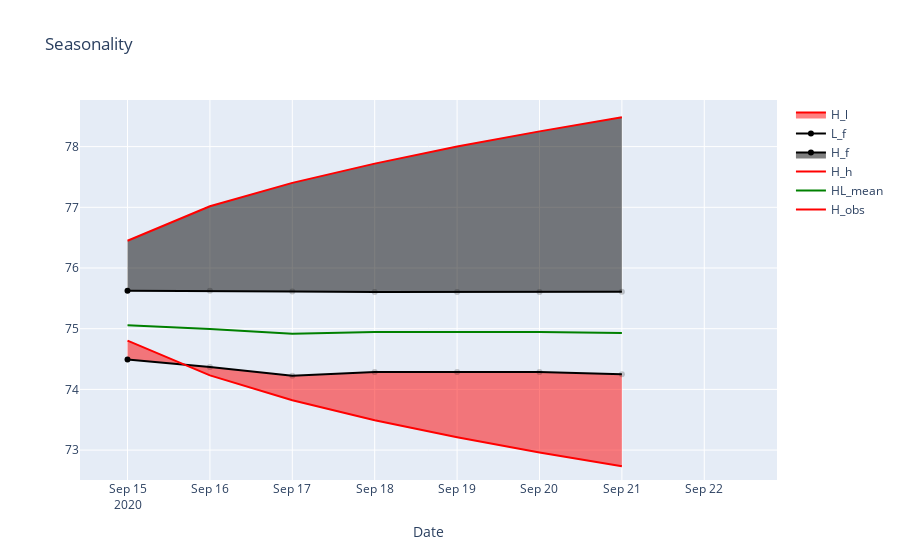

Notebook code cell kept with this figure:
### Code cell
# Graph_frcst_high
from plotly.offline import download_plotlyjs, init_notebook_mode, plot, iplot
import plotly
import plotly.graph_objs as go

init_notebook_mode(connected=True)
# создаем traces для визуализации
trace0 = go.Scatter(
    x=list(y.index),
    y=list(y['High'].values),
#     mode = 'markers+lines',
    name = 'H_obs',
    line=dict(
                color="Red",
                width=2,
#                 dash="dashdot",
            ),
#     fill = 'toself',
    
)

trace1 = go.Scatter(
    x=list(pred_uc.predicted_mean.index),
    y=list(((pred_uc.predicted_mean + pred_uc2.predicted_mean)/2).values),
    mode = 'lines',
    name = 'HL_mean',
    line=dict(
                color="Green",
                width=2,
#                 dash="dashdot",
            ),
#     fillcolor="LightSalmon",
#     fill = 'toself',
#     fill='tozeroy',
#     fill='tonexty',
)

trace2 = go.Scatter(
    x=list(pred_ci.index),
    y=list(pred_ci.iloc[:, 1].values),
    mode = 'lines',
    name = 'H_h',
    line=dict(
                color="Red",
                width=2,
#                 dash="dashdot",
            ),
#     fillcolor="LightSalmon",
#     fill = 'toself',
#     fill='tozeroy',
#     fill='tonexty',
)

trace3 = go.Scatter(
    x=list(pred_uc.predicted_mean.index),
    y=list(pred_uc.predicted_mean.values),
#     mode = 'markers+lines',
    name = 'H_f',
    line=dict(
                color="black",
                width=2,
#                 dash="dashdot",
            ),
#     fillcolor="LightSalmon",
#     fill = 'toself',
    fill='tonexty',
    
)

trace4 = go.Scatter(
    x=list(pred_uc2.predicted_mean.index),
    y=list(pred_uc2.predicted_mean.values),
#     mode = 'markers+lines',
    name = 'L_f',
    line=dict(
                color="black",
                width=2,
#                 dash="dashdot",
            ),
#     fillcolor="LightSalmon",
#     fill = 'toself',
#     fill='tonexty',
    
)

trace5 = go.Scatter(
    x=list(pred_ci.index),
    y=list(pred_ci.iloc[:, 0].values),
    mode = 'lines',
    name = 'H_l',
    line=dict(
                color="Red",
                width=2,
#                 dash="dashdot",
            ),
#     fill = 'toself',
    fill='tonexty',
)

# создаем массив с данными и задаем title для графика и оси x в layout
data = [trace0, trace1, trace2, trace3, trace4, trace5]
layout = {'title': 'Seasonality', 'xaxis': {'title': 'Date'}}

# создаем объект Figure и визуализируем его
fig = go.Figure(data=data, layout=layout)
# iplot(fig, show_link=False)
iplot(fig)

### Figure 1 — Plotly figure (JSON) as saved in the notebook; plotly's stock layout.template omitted (floating-point values rounded to 4 significant figures)
{"data": [{"line": {"color": "Red", "width": 2}, "name": "H_obs", "selectedpoints": [], "type": "scatter", "x": ["2020-07-21T00:00:00", "2020-07-22T00:00:00", "2020-07-23T00:00:00", "2020-07-24T00:00:00", "2020-07-25T00:00:00", "2020-07-26T00:00:00", "2020-07-27T00:00:00", "2020-07-28T00:00:00", "2020-07-29T00:00:00", "2020-07-30T00:00:00", "2020-07-31T00:00:00", "2020-08-01T00:00:00", "2020-08-02T00:00:00", "2020-08-03T00:00:00", "2020-08-04T00:00:00", "2020-08-05T00:00:00", "2020-08-06T00:00:00", "2020-08-07T00:00:00", "2020-08-08T00:00:00", "2020-08-09T00:00:00", "2020-08-10T00:00:00", "2020-08-11T00:00:00", "2020-08-12T00:00:00", "2020-08-13T00:00:00", "2020-08-14T00:00:00", "2020-08-15T00:00:00", "2020-08-16T00:00:00", "2020-08-17T00:00:00", "2020-08-18T00:00:00", "2020-08-19T00:00:00", "2020-08-20T00:00:00", "2020-08-21T00:00:00", "2020-08-22T00:00:00", "2020-08-23T00:00:00", "2020-08-24T00:00:00", "2020-08-25T00:00:00", "2020-08-26T00:00:00", "2020-08-27T00:00:00", "2020-08-28T00:00:00", "2020-08-29T00:00:00", "2020-08-30T00:00:00", "2020-08-31T00:00:00", "2020-09-01T00:00:00", "2020-09-02T00:00:00", "2020-09-03T00:00:00", "2020-09-04T00:00:00", "2020-09-05T00:00:00", "2020-09-06T00:00:00", "2020-09-07T00:00:00", "2020-09-08T00:00:00", "2020-09-09T00:00:00", "2020-09-10T00:00:00", "2020-09-11T00:00:00", "2020-09-12T00:00:00", "2020-09-13T00:00:00", "2020-09-14T00:00:00"], "y": [71.49, 71.2, 71.6, 71.97, 71.97, 71.97, 71.9, 72.65, 72.58, 73.76, 74.39, 74.39, 74.39, 74.53, 74.01, 73.49, 73.59, 73.89, 73.89, 73.89, 73.98, 73.56, 73.78, 73.82, 73.46, 73.46, 73.46, 73.79, 73.71, 73.54, 74.15, 74.99, 74.99, 74.99, 74.94, 75.35, 75.98, 75.61, 75.03, 75.03, 75.03, 74.38, 73.93, 75.68, 75.79, 75.61, 75.61, 75.61, 76.23, 76.55, 76.41, 75.66, 75.27, 75.27, 75.27, 75.53]}, {"line": {"color": "Green", "width": 2}, "mode": "lines", "name": "HL_mean", "selectedpoints": [], "type": "scatter", "x": ["2020-09-15T00:00:00", "2020-09-16T00:00:00", "2020-09-17T00:00:00", "2020-09-18T00:00:00", "2020-09-19T00:00:00", "2020-09-20T00:00:00", "2020-09-21T00:00:00"], "y": [75.06, 75.0, 74.92, 74.95, 74.95, 74.95, 74.93]}, {"line": {"color": "Red", "width": 2}, "mode": "lines", "name": "H_h", "selectedpoints": [], "type": "scatter", "x": ["2020-09-15T00:00:00", "2020-09-16T00:00:00", "2020-09-17T00:00:00", "2020-09-18T00:00:00", "2020-09-19T00:00:00", "2020-09-20T00:00:00", "2020-09-21T00:00:00"], "y": [76.45, 77.02, 77.4, 77.72, 78.0, 78.25, 78.48]}, {"fill": "tonexty", "line": {"color": "black", "width": 2}, "name": "H_f", "selectedpoints": [0], "type": "scatter", "x": ["2020-09-15T00:00:00", "2020-09-16T00:00:00", "2020-09-17T00:00:00", "2020-09-18T00:00:00", "2020-09-19T00:00:00", "2020-09-20T00:00:00", "2020-09-21T00:00:00"], "y": [75.63, 75.62, 75.61, 75.61, 75.61, 75.61, 75.61]}, {"line": {"color": "black", "width": 2}, "name": "L_f", "selectedpoints": [0], "type": "scatter", "x": ["2020-09-15T00:00:00", "2020-09-16T00:00:00", "2020-09-17T00:00:00", "2020-09-18T00:00:00", "2020-09-19T00:00:00", "2020-09-20T00:00:00", "2020-09-21T00:00:00"], "y": [74.49, 74.37, 74.22, 74.29, 74.29, 74.29, 74.25]}, {"fill": "tonexty", "line": {"color": "Red", "width": 2}, "mode": "lines", "name": "H_l", "selectedpoints": [], "type": "scatter", "x": ["2020-09-15T00:00:00", "2020-09-16T00:00:00", "2020-09-17T00:00:00", "2020-09-18T00:00:00", "2020-09-19T00:00:00", "2020-09-20T00:00:00", "2020-09-21T00:00:00"], "y": [74.8, 74.23, 73.82, 73.49, 73.21, 72.96, 72.73]}], "layout": {"autosize": true, "dragmode": "select", "hovermode": "x", "title": {"text": "Seasonality"}, "xaxis": {"autorange": false, "range": ["2020-09-14 10:09:27.2054", "2020-09-22 21:10:55.2099"], "showspikes": false, "title": {"text": "Date"}, "type": "date"}, "yaxis": {"autorange": false, "range": [72.51, 78.77], "showspikes": false, "type": "linear"}}}
